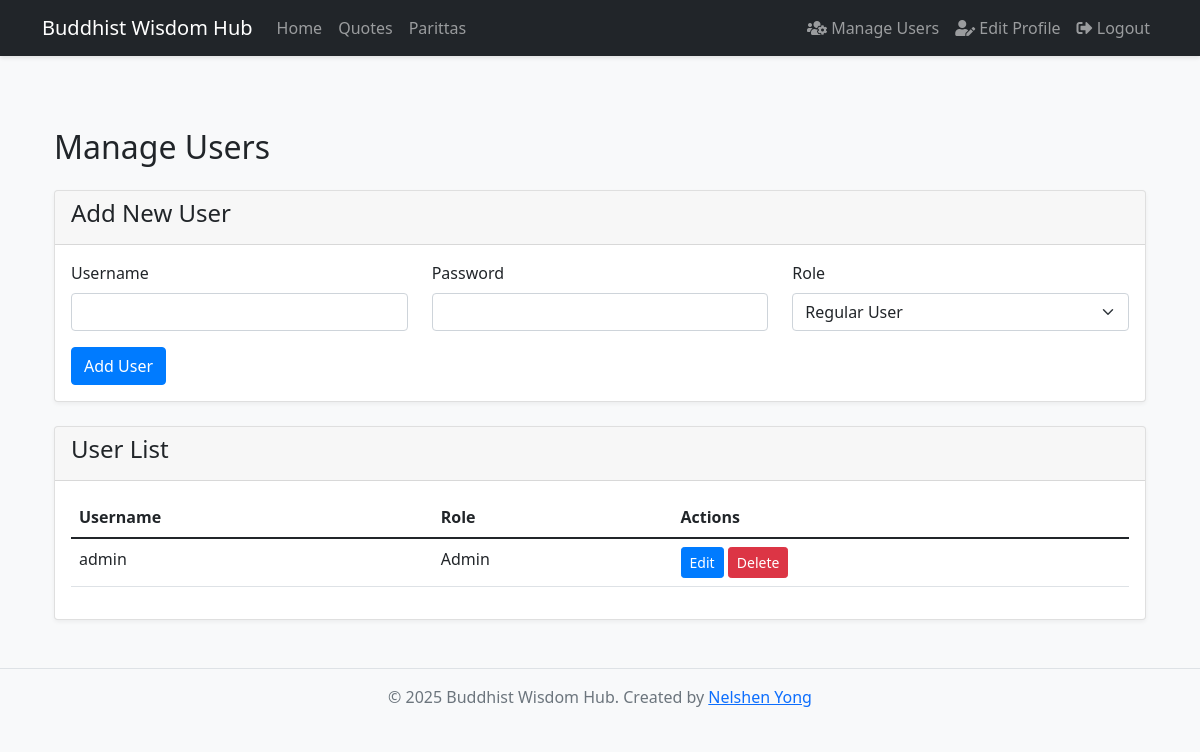
/manage_users (signed in), run on an earlier commit of the app's database.
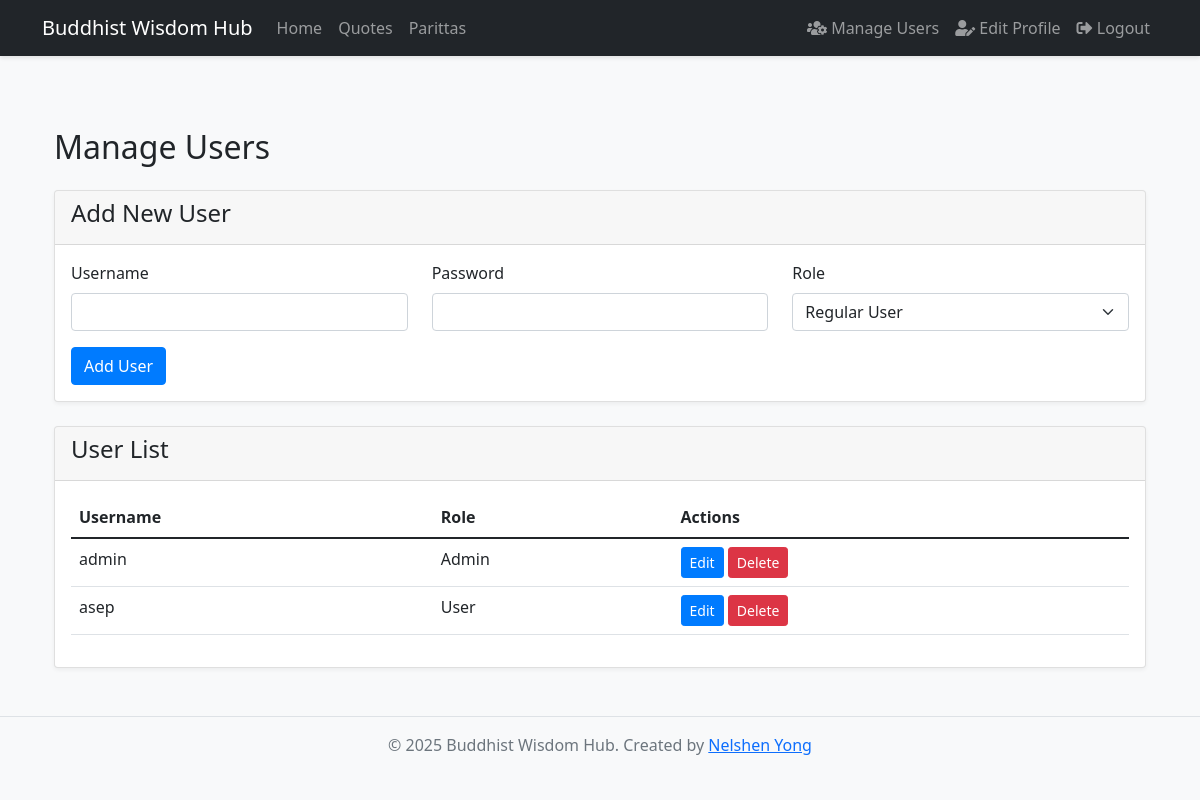
And on a later commit of the database.
### app.py (models this page shows)
class User(db.Model):
    __tablename__ = 'users'
    id = db.Column(db.Integer, primary_key=True)
    username = db.Column(db.String(80), unique=True, nullable=False)
    password = db.Column(db.String(120), nullable=False)
    is_admin = db.Column(db.Boolean, default=False)
    favorites = db.relationship('Favorite', backref='user', lazy=True)

### app.py (the view)
    def decorated_function(*args, **kwargs):
        if 'user_id' not in session:
            flash('Please login to access this page.')
            return redirect(url_for('login'))
        user = User.query.get(session['user_id'])
        if not user or not user.is_admin:
            flash('You need to be an admin to access this page.')
            return redirect(url_for('home'))
        return f(*args, **kwargs)

### app.py (called while the page is built)
def get_current_user():
    if 'user_id' in session:
        return User.query.get(session['user_id'])
    return None

@app.context_processor
def utility_processor():
    return dict(get_current_user=get_current_user)

def admin_required(f):
    def decorated_function(*args, **kwargs):
        if 'user_id' not in session:
            flash('Please login to access this page.')
            return redirect(url_for('login'))
        user = User.query.get(session['user_id'])
        if not user or not user.is_admin:
            flash('You need to be an admin to access this page.')
            return redirect(url_for('home'))
        return f(*args, **kwargs)
    decorated_function.__name__ = f.__name__
    return decorated_function

@app.route('/manage_users')
@admin_required
def manage_users():
    users = User.query.all()
    return render_template('manage_users.html', users=users)

### templates/manage_users.html (shortened to what this page needs)
{% extends "base.html" %} {% block content %}
<div class="container mt-5">
  <h2 class="mb-4">Manage Users</h2>
  <div class="card mb-4">
    <div class="card-header">
      <h4>Add New User</h4>
    </div>
    <div class="card-body">
      <form method="POST" action="{{ url_for('add_user') }}">
        <div class="row">
          <div class="col-md-4">
            <div class="mb-3">
              <label for="username" class="form-label">Username</label>
              <input
                type="text"
                class="form-control"
                id="username"
                name="username"
                required
              />
            </div>
          </div>
          <div class="col-md-4">
            <div class="mb-3">
              <label for="password" class="form-label">Password</label>
              <input
                type="password"
                class="form-control"
                id="password"
                name="password"
                required
              />
            </div>
          </div>
          <div class="col-md-4">
            <div class="mb-3">
              <label for="is_admin" class="form-label">Role</label>
              <select class="form-select" id="is_admin" name="is_admin">
                <option value="0">Regular User</option>
              </select>
            </div>
          </div>
        </div>
        <button type="submit" class="btn btn-primary">Add User</button>
      </form>
    </div>
  </div>
  <div class="card">
    <div class="card-header">
      <h4>User List</h4>
    </div>
    <div class="card-body">
      <div class="table-responsive">
        <table class="table">
          <thead>
            <tr>
              <th>Username</th>
              <th>Role</th>
              <th>Actions</th>
            </tr>
          </thead>
          <tbody>
            {% for user in users %}
            <tr>
              <td>{{ user.username }}</td>
              <td>{{ "Admin" if user.is_admin else "User" }}</td>
              <td>
                <a
                  href="{{ url_for('edit_user', user_id=user.id) }}"
                  class="btn btn-sm btn-primary"
                  >Edit</a
                >
                <form
                  method="POST"
                  action="{{ url_for('delete_user', user_id=user.id) }}"
                  class="d-inline"
                >
                  <button
                    type="submit"
                    class="btn btn-sm btn-danger"
                    onclick="return confirm('Are you sure you want to delete this user?')"
                  >
                    Delete
                  </button>
                </form>
              </td>
            </tr>
            {% endfor %}
          </tbody>
        </table>
      </div>
    </div>
  </div>
</div>
{% endblock %}

What changed in the data, as far as the page shows it:
added User: username "asep", is_admin "User"
